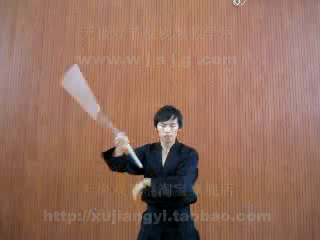
#> input picture frame 121 of test.avi, 320 x 240 px, given in place of Minions_banana.mp4, which was not available
$ python 02-videoplay.py
#> lines starting #> are read from the running program, lines starting #| are printed output that depends on the picture; pictures that were not available may be replaced by others from this repository, and a replacement may not be noted
# -*-coding:utf-8-*-
# @Author: Damon0626
# @Time  : 18-11-18 下午4:42
# @Email : wwymsn@163.com
# @Software: PyCharm

import cv2


cap = cv2.VideoCapture('Minions_banana.mp4')
fps = cap.get(cv2.CAP_PROP_FPS)
print("Frame per second using video.get(cv2.CAP_PROP_FPS):{0}".format(fps))
num_frames = cap.get(cv2.CAP_PROP_FRAME_COUNT)
print("共有", num_frames, "帧")
frame_height = cap.get(cv2.CAP_PROP_FRAME_HEIGHT)
frame_wight = cap.get(cv2.CAP_PROP_FRAME_WIDTH)
print("高：", frame_height, '宽：', frame_wight)
frame_now = cap.get(cv2.CAP_PROP_POS_FRAMES)
print("当前帧数{0}".format(frame_now))  # 0帧


frame_no = 121  # 想获取的帧数
cap.set(1, frame_no)
ret, frame = cap.read()
#> frame is the input picture: shape (240, 320, 3); mean B, G, R 94.1, 110.9, 150.1
cv2.imshow('frame_no'+str(frame_no), frame)

frame_now = cap.get(cv2.CAP_PROP_POS_FRAMES)
print("当前帧数{0}".format(frame_now))  # 122帧

while cap.isOpened():
	ret, frame = cap.read()
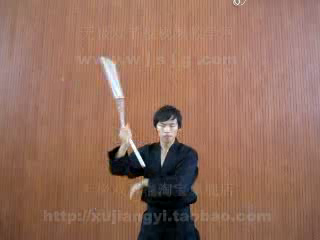
#> input picture frame 122 of test.avi, 320 x 240 px, given in place of Minions_banana.mp4, which was not available
#> frame is the input picture: shape (240, 320, 3); mean B, G, R 94.1, 110.9, 150
	if not ret:  # 处理最后退出错误
		break
	frame_now = cap.get(cv2.CAP_PROP_POS_FRAMES)
	print("当前帧数", frame_now)

	gray = cv2.cvtColor(frame, cv2.COLOR_BGR2GRAY)
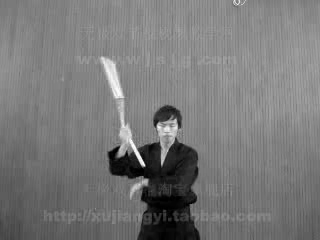
#> gray: shape (240, 320); min 0, max 255, mean 120.7
	cv2.imshow("frame", gray)
	if cv2.waitKey(1) == 27:
#> (key Esc is pressed here)
		break
cap.release()
cv2.destroyAllWindows()

$ run again, starting later in the video
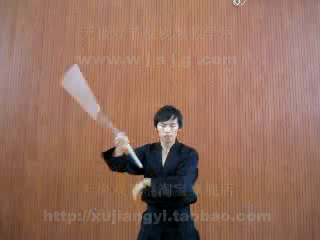
#> input picture frame 121 of test.avi, 320 x 240 px, given in place of Minions_banana.mp4, which was not available
#> frame is the input picture: shape (240, 320, 3); mean B, G, R 94.1, 110.9, 150.1
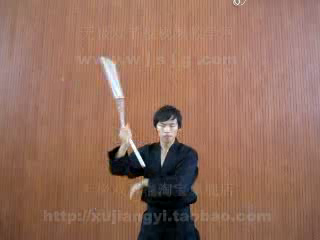
#> input picture frame 122 of test.avi, 320 x 240 px, given in place of Minions_banana.mp4, which was not available
#> frame is the input picture: shape (240, 320, 3); mean B, G, R 94.1, 110.9, 150

$ run again, starting later in the video
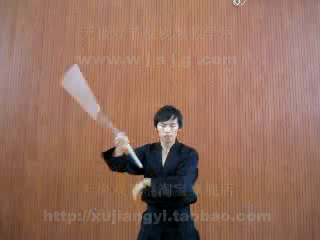
#> input picture frame 121 of test.avi, 320 x 240 px, given in place of Minions_banana.mp4, which was not available
#> frame is the input picture: shape (240, 320, 3); mean B, G, R 94.1, 110.9, 150.1
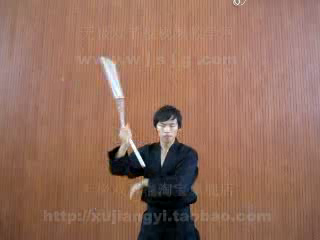
#> input picture frame 122 of test.avi, 320 x 240 px, given in place of Minions_banana.mp4, which was not available
#> frame is the input picture: shape (240, 320, 3); mean B, G, R 94.1, 110.9, 150
